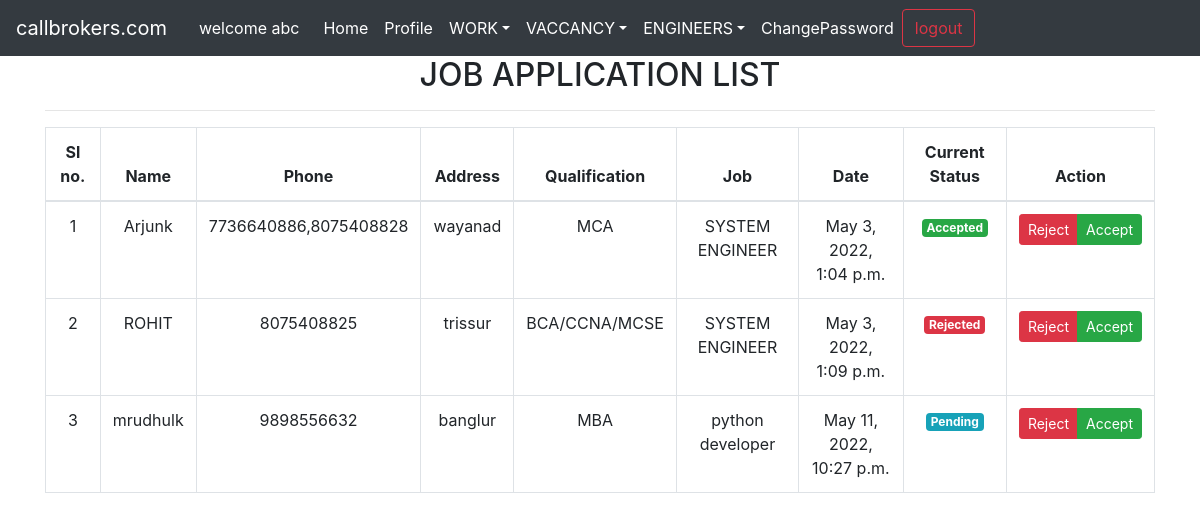
Screenshot of /company/job_applications/ (signed in) with the database file from the repository.
### account/models.py (models this page shows, shortened)
class User(AbstractUser):
    user_type = models.CharField(max_length=15,default='admin')

class Jobseeker(models.Model):
    user = models.OneToOneField(User,on_delete=models.CASCADE)
    phone = models.CharField(max_length=50)
    address = models.CharField(max_length=50)
    qualification = models.CharField(max_length=50)
    profile_pic = models.ImageField(upload_to='profile_pics',blank=True,null=True,default='profile_pics/default.jpg')

### jobseeker/models.py (models this page shows, shortened)
class ApplayJob(models.Model):
    jobseeker = models.ForeignKey(Jobseeker,on_delete=models.CASCADE)
    job = models.ForeignKey(Vaccany,on_delete=models.CASCADE)
    date = models.DateTimeField(auto_now_add=True)
    status = models.CharField(max_length=10,default='Pending')

### company/models.py (models this page shows)
class Vaccany(models.Model):
    user = models.ForeignKey(User, on_delete=models.CASCADE)
    title = models.CharField(max_length=100)
    description = models.TextField()
    location = models.CharField(max_length=100)
    salary = models.IntegerField()
    experience = models.IntegerField()
    vacancy = models.IntegerField()
    last_date = models.DateField()
    def __str__(self):
        return self.title

### company/views.py (the view)
# urls.py: path('job_applications/',job_application_list,name='company_job_applications'),
def job_application_list(request):
    if request.method == 'GET':
        context = {}
        context['applications'] = ApplayJob.objects.filter(job__user=request.user)
        return render(request,'company/job_application_list.html',context)

### company/templates/company/job_application_list.html
{% extends 'company/shared/base.html' %}
{% load static %}
{% load crispy_forms_tags %}
{% block content %}
<div class="container">
    <div class="row">
        <div class="col-md-12 text-center">
            <h2>JOB APPLICATION LIST</h2>
            <hr>
            <div class="row">
                <div class="col-sm-12">
                    <table class="table table-bordered">
                        <thead>
                            <tr>
                                <th>Sl no.</th>
                                <th>Name</th>
                                <th>Phone</th>
                                <th>Address</th>
                                <th>Qualification</th>
                                <th>Job</th>
                                <th>Date</th>
                                <th>Current Status</th>
                                <th>Action</th>
                            </tr>
                        </thead>
                        <tbody>
                            {% for e in applications %}
                                <tr>
                                    <td>{{ forloop.counter }}</td>
                                    <td>{{ e.jobseeker.user.first_name }}{{ e.jobseeker.user.last_name }}</td>
                                    <td>{{ e.jobseeker.phone }}</td>
                                    <td>{{ e.jobseeker.address }}</td>
                                    <td>{{ e.jobseeker.qualification }}</td>
                                    <td>{{ e.job }}</td>
                                    <td>{{ e.date }}</td>
                                    <td>
                                        {% if e.status == 'Pending' %}
                                            <span class="badge badge-info">{{ e.status }}</span>
                                        {% elif e.status == 'Rejected' %}
                                            <span class="badge badge-danger">{{ e.status }}</span>
                                        {% else %}
                                            <span class="badge badge-success">{{ e.status }}</span>
                                        {% endif %}
                                    </td>
                                    <td>
                                        <div class="btn-group">
                                            <a href="{% url 'company_reject_application' app_id=e.id %}" class="btn btn-sm btn-danger">Reject</a>
                                            <a href="{% url 'company_accept_application' app_id=e.id %}" class="btn btn-sm btn-success">Accept</a>
                                        </div>
                                    </td>
                                </tr>
                            {% endfor %}
                        </tbody>
                    </table>
                </div>
        </div>
    </div>
</div>
{% endblock content %}

### company/templates/company/shared/base.html (shortened to what this page needs)
{% load static %}
<!DOCTYPE html>
<html lang="en">
<head>
    <link rel="stylesheet" href="{% static 'bootstrap-4.6.1-dist/bootstrap-4.6.1-dist/css/bootstrap.css' %}">
    <link rel="stylesheet" href="{% static 'bootstrap-4.6.1-dist/bootstrap-4.6.1-dist/css/style.css' %}">
</head>
<body>
     {% include 'company/shared/nav.html' %}
    <div class="container-fluid">
        {% block content %}
        {% endblock content %}
    </div>
  </body>
</body>
</html>

### company/templates/company/shared/nav.html (shortened to what this page needs)
<nav class="navbar navbar-expand-sm navbar-dark bg-dark">
    <a class="navbar-brand" href="{% url 'home' %}">callbrokers.com</a>
    <div class="collapse navbar-collapse" id="collapsibleNavId">
        {% if user.is_authenticated %}
        <span class="text-white mx-3">welcome {{user.first_name}}</span>
        {% endif %}
        <ul class="navbar-nav mr-auto mt-2 mt-lg-0">
            <li class="nav-item active">
                <a class="nav-link" href="{% url 'company_home' %}">Home <span class="sr-only">(current)</span></a>
            </li>
            <li class="nav-item active">
                <a class="nav-link" href="{% url 'company_profile' %}">Profile </a>
            </li>
            <li class="nav-item dropdown">
                <a class="nav-link dropdown-toggle active" href="#" id="dropdownId" data-toggle="dropdown" aria-haspopup="true" aria-expanded="false">WORK</a>
            </li>
            <li class="nav-item dropdown">
                <a class="nav-link dropdown-toggle active" href="#" id="dropdownId" data-toggle="dropdown" aria-haspopup="true" aria-expanded="false">VACCANCY</a>
            </li>
            <li class="nav-item dropdown">
                <a class="nav-link dropdown-toggle active" href="#" id="dropdownId" data-toggle="dropdown" aria-haspopup="true" aria-expanded="false">ENGINEERS</a>
            </li>
            <li class="nav-item active">
                <a class="nav-link" href="{% url 'company_change_password' %}">ChangePassword</a>
            </li>
            <form class="form-inline my-2 my-lg-0">
                <a class="btn btn-outline-danger my-2 my-sm-0" href="{% url 'account_logout' %}">logout</a>
            </form>
    </div>
</nav>

### rows the page displays
User: first_name "abc"
ApplayJob: jobseeker.user.first_name "Arjun", jobseeker.user.last_name "k", jobseeker.phone "7736640886,8075408828", jobseeker.address "wayanad", jobseeker.qualification "MCA", job "SYSTEM ENGINEER", date "May 3, 2022, 1:04 p.m.", status "Accepted"
ApplayJob: jobseeker.user.first_name "ROHIT", jobseeker.phone "8075408825", jobseeker.address "trissur", jobseeker.qualification "BCA/CCNA/MCSE", job "SYSTEM ENGINEER", date "May 3, 2022, 1:09 p.m.", status "Rejected"
ApplayJob: jobseeker.user.first_name "mrudhul", jobseeker.user.last_name "k", jobseeker.phone "9898556632", jobseeker.address "banglur", jobseeker.qualification "MBA", job "python developer", date "May 11, 2022, 10:27 p.m.", status "Pending"
